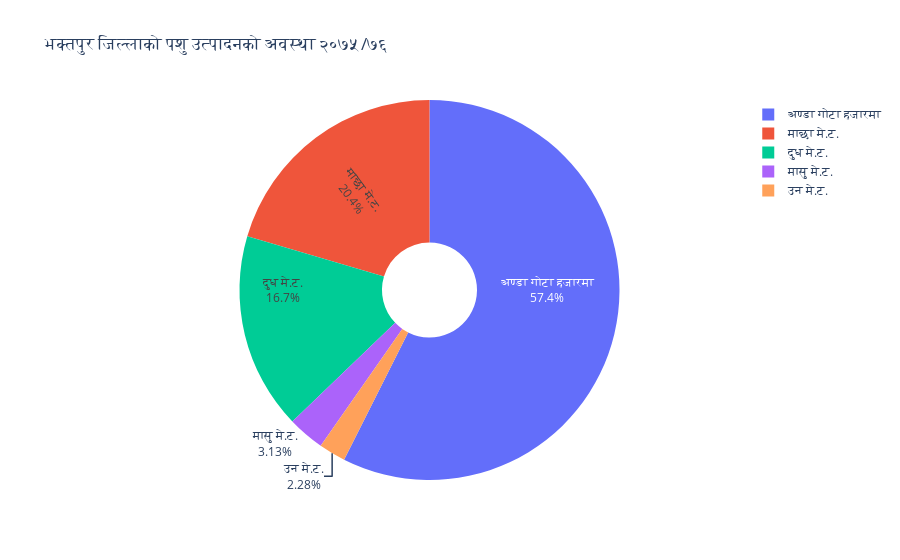

Write notebook code for a chart like this one.
### Code cell
import plotly.graph_objects as go

labels = ['दुध मे.ट.','मासु मे.ट.','अण्डा गोटा हजारमा','उन मे.ट.','माछा मे.ट.']
values = [12832,2401,44025,1751,15662]
fig = go.Figure(data=[go.Pie(labels=labels, 
                             values=values, 
                             textinfo='label+percent',
                             insidetextorientation='radial',
                             hole=0.25,
                            )])
fig.update_layout(
                template='plotly',
                 title='भक्तपुर जिल्लाको पशु उत्पादनको अवस्था २०७५/७६',)

fig.show()

### Figure 1 — Plotly figure (JSON) as saved in the notebook; plotly's stock layout.template omitted (floating-point values rounded to 4 significant figures)
{"data": [{"hole": 0.25, "insidetextorientation": "radial", "labels": ["दुध मे.ट.", "मासु मे.ट.", "अण्डा गोटा हजारमा", "उन मे.ट.", "माछा मे.ट."], "textinfo": "label+percent", "type": "pie", "values": [12832, 2401, 44025, 1751, 15662]}], "layout": {"title": {"text": "भक्तपुर जिल्लाको पशु उत्पादनको अवस्था २०७५/७६"}}}
